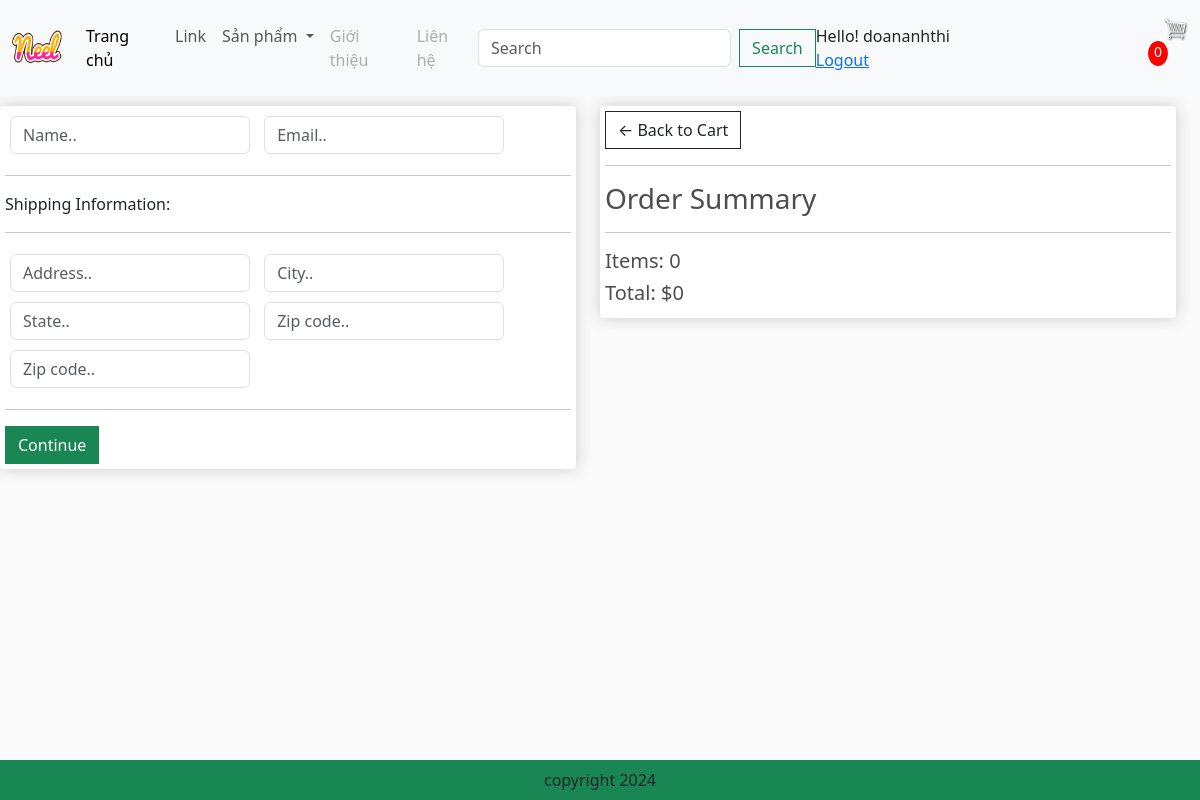
/checkout/ (signed in), run on an earlier commit of the app's database.
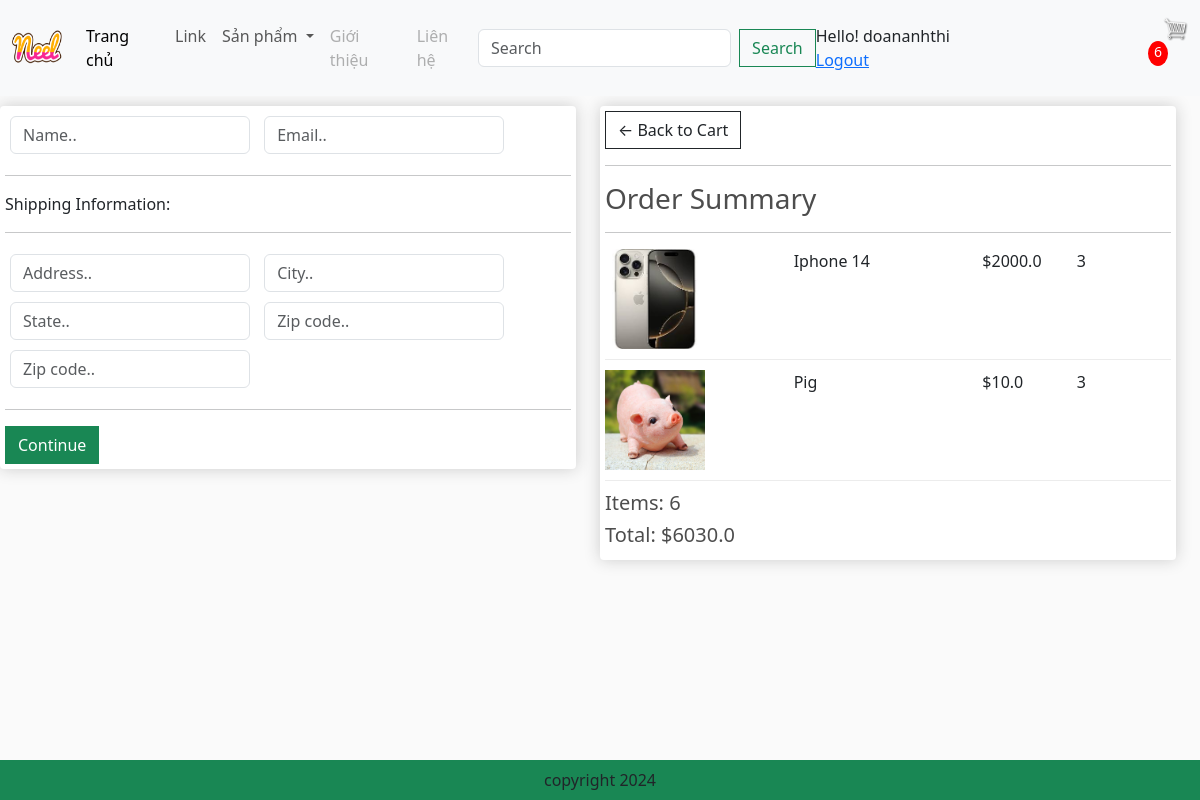
And on a later commit of the database.
### app/models.py (models this page shows, shortened)
class Order(models.Model):
    customer = models.ForeignKey(User,on_delete=models.SET_NULL,blank=True,null=True)
    date_order = models.DateTimeField(auto_now_add=True)
    complete = models.BooleanField(default=False,null=True,blank=False)
    transaction_id = models.CharField(max_length=200,null=True)
    @property
    def get_cart_items(self):
        orderitems=self.orderitem_set.all()
        total=sum([item.quantity for item in orderitems])
        return total
    @property
    def get_cart_total(self):
        orderitems=self.orderitem_set.all()
        total=sum([item.get_total for item in orderitems])
        return total

class OrderItem(models.Model):
    product = models.ForeignKey(Product,on_delete=models.SET_NULL,blank=True,null=True)
    order = models.ForeignKey(Order,on_delete=models.SET_NULL,blank=True,null=True)
    quantity = models.IntegerField(default=0,null=True,blank=True)
    date_added = models.DateTimeField(auto_now_add=True)
    @property
    def get_total(self):
        total=self.product.price*self.quantity
        return total

class Product(models.Model):
    category = models.ManyToManyField(Category, related_name='product')
    name = models.CharField(max_length=200,null=True)
    price = models.FloatField()
    digital = models.BooleanField(default=False,null=True,blank=False)
    image = models.ImageField(null=True,blank=True)
    detail = models.TextField(null=True,blank=True)
    @property
    def ImageURL(self):
        try:
            url = self.image.url
        except:
            url = ""
        return url

### app/views.py (the view)
# urls.py: path('checkout/', views.checkout, name = "checkout"),
def checkout(request):
    if request.user.is_authenticated:
        customer = request.user
        order, created = Order.objects.get_or_create( customer = customer, complete = False)
        items = order.orderitem_set.all()
        cartItems = order.get_cart_items
        user_not_login = "hidden"
        user_login = "show"
    else:
        items = []
        order = {'order.get_cart_items':0,'order.get_cart_total':0}
        cartItems = order['get_cart_items']
        user_login = "hidden"
        user_not_login = "show"
    context={'items': items, 'order':order,'cartItems':cartItems,'user_login':user_login,'user_not_login':user_not_login}
    return render(request,'app/checkout.html', context)

### app/templates/app/checkout.html (shortened to what this page needs)
{% extends 'app/base.html' %}
{% load static %}
{% block content_checkout %}
     <div class="row" style='width:100%'>
		<div class="col-lg-6">
			<div class="box-element" id="form-wrapper">
				<form id="form">
					<div id="user-info">
						<div class="form-field">
							<input required class="form-control" type="text" name="name" placeholder="Name..">
						</div>
						<div class="form-field">
							<input required class="form-control" type="email" name="email" placeholder="Email..">
						</div>
					</div>
					<div id="shipping-info">
						<hr>
						<p>Shipping Information:</p>
						<hr>
						<div class="form-field">
							<input class="form-control" type="text" name="address" placeholder="Address..">
						</div>
						<div class="form-field">
							<input class="form-control" type="text" name="city" placeholder="City..">
						</div>
						<div class="form-field">
							<input class="form-control" type="text" name="state" placeholder="State..">
						</div>
						<div class="form-field">
							<input class="form-control" type="text" name="zipcode" placeholder="Zip code..">
						</div>
						<div class="form-field">
							<input class="form-control" type="text" name="country" placeholder="Zip code..">
						</div>
					</div>
					<hr>
					<input id="form-button" class="btn btn-success btn-block" type="submit" value="Continue">
				</form>
			</div>
			<br>
		</div>
		<div class="col-lg-6">
			<div class="box-element">
				<a  class="btn btn-outline-dark" href="{% url 'cart' %}">&#x2190; Back to Cart</a>
				<hr>
				<h3>Order Summary</h3>
				<hr>
				{% for item in items  %}
				<div class="cart-row">
					<div style="flex:2"><img class="row-image" src="{{item.product.ImageURL}}"></div>
					<div style="flex:2"><p>{{item.product.name}}</p></div>
					<div style="flex:1"><p>${{item.product.price}}</p></div>
					<div style="flex:1"><p>{{item.quantity}}</p></div>
				</div>
				{% endfor %}
				<h5>Items: {{order.get_cart_items}}</h5>
				<h5>Total: ${{order.get_cart_total}}</h5>
			</div>
		</div>
	</div>
{% endblock content_checkout %}

### app/templates/app/base.html (shortened to what this page needs)
{% load static %}
<!DOCTYPE html>
<html>
    <head>
        <link href="https://cdn.jsdelivr.net/npm/bootstrap@5.3.3/dist/css/bootstrap.min.css" rel="stylesheet"/>
        <link href="{% static 'app/css/style.css' %}" rel='stylesheet'/>
        <link href="{% static 'app/css/owl.carousel.min.css' %}" rel='stylesheet'/>
        <link href="{% static 'app/css/all.min.css' %}" rel='stylesheet'/>
        <link rel="stylesheet" type="text/css" href="{% static "app/css/main.css" %}" />
        <link rel="stylesheet" href="">
    </head>
    <body>
        <nav class="navbar navbar-expand-lg bg-body-tertiary">
            <div class="container-fluid">
              <a class="navbar-brand" href="{%url 'home'%}" /a>
                <img src=" {% static 'app/images/Neel.png' %}" width="50" height="70" />
            </a>
              <div class="collapse navbar-collapse" id="navbarSupportedContent">
                <ul class="navbar-nav me-auto mb-2 mb-lg-0">
                  <li class="nav-item">
                    <a class="nav-link active" aria-current="page" href="{%url 'home'%}">Trang chủ</a>
                  </li>
                  <li class="nav-item">
                    <a class="nav-link" href="#">Link</a>
                  </li>
                  <li class="nav-item dropdown">
                    <a class="nav-link dropdown-toggle" href="#" role="button" data-bs-toggle="dropdown" aria-expanded="false">
                      Sản phẩm
                    </a>
                  </li>
                  <li class="nav-item">
                    <a class="nav-link disabled" href="#">Giới thiệu</a>
                  </li>
                  <li class="nav-item">
                    <a class="nav-link disabled" href="#">Liên hệ</a>
                  </li>
                </ul>
                <form class="d-flex" role="search" method = POST action="{% url "search" %}">
                  <input class="form-control me-2" type="search" placeholder="Search" aria-label="Search" name = "searched">
                  <button class="btn btn-outline-success" type="submit">Search</button>
                </form>
              </div>
                <div class='form-inline my-2 my-lg-0'style ="visibility: {{user_login}}">
                  <span> Hello! {{request.user}}</span>
                  <span><a href = "{% url "logout" %}"> Logout </a> </span>
                </div>
              <div class='form-inline my-2 my-lg-0'>
                <a href="{% url 'cart' %}"><img id="cart-icon" src="{% static "images/cart.png" %}"></a>
                <p id ='cart-total' >{{cartItems}}</p>
              </div>
            </div>
          </nav>
        {% block content_checkout %}{% endblock content_checkout %}
        <footer class ="container--fluid bg-success text-center fixed-bottom p-2 mt-5">
            copyright 2024
        </footer>
    </body>
</html>

What changed in the data, as far as the page shows it:
added OrderItem: product.ImageURL (picture), product.name "Iphone 14", product.price "2000.0", quantity "3"
added OrderItem: product.ImageURL (picture), product.name "Pig", product.price "10.0", quantity "3"
computed for Order: get_cart_items "0" → "6"; get_cart_total "0" → "6030.0"
Also different on the page:
{{ cartItems }}: "0" → "6"
